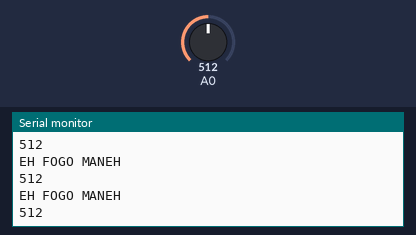
Simulated run of this sketch. Board: Arduino Uno, built with avr-gcc and run on an emulated ATmega328P. On the bench: the last lines printed to the serial monitor. The test bench sets the inputs (shaded band); at power-on: A0 = 512.

Above: at 1.2 s.
1.3 s: A0 set to 716
At 1.39 s:
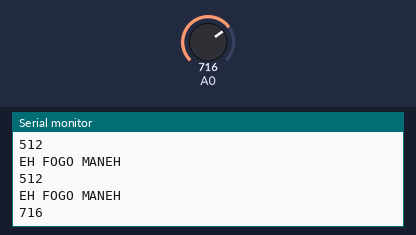
2.8 s: A0 set to 900
At 2.89 s:
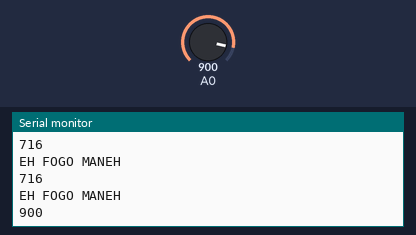
Timing chart, 0 to 5.8 s (numbered marks = the images above; inputs shaded):
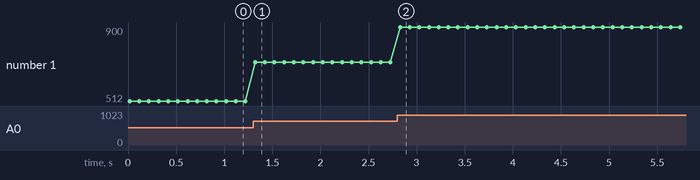

Measured:
- after the input at 1.3 s, the serial monitor: prints a new line at once (image 1)
- after the input at 2.8 s, the serial monitor: prints a new line at once (image 2)
- plotted number 1: 512 → 716 after the input at 1.3 s, 716 → 900 after the input at 2.8 s

The sketch:

FlameSensor.ino
```cpp
int FlameSensor;
void setup()
{
     Serial.begin(9600);
}
void loop()
{
      FlameSensor=analogRead(A0);
      Serial.println("EH FOGO MANEH");
      Serial.println(FlameSensor);
      delay(100);
}
```
